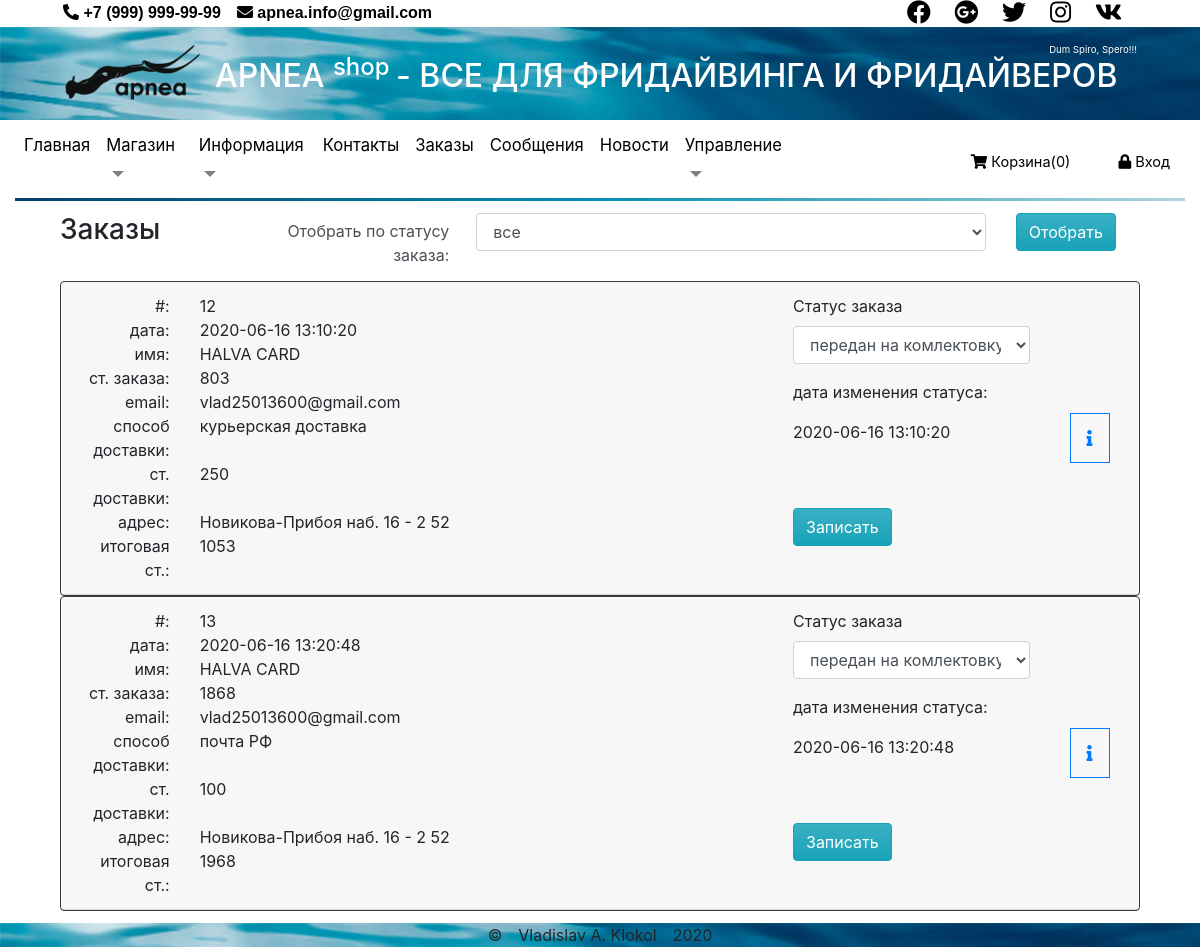
/views/admin/orders.php, run on an earlier commit of the app's database.
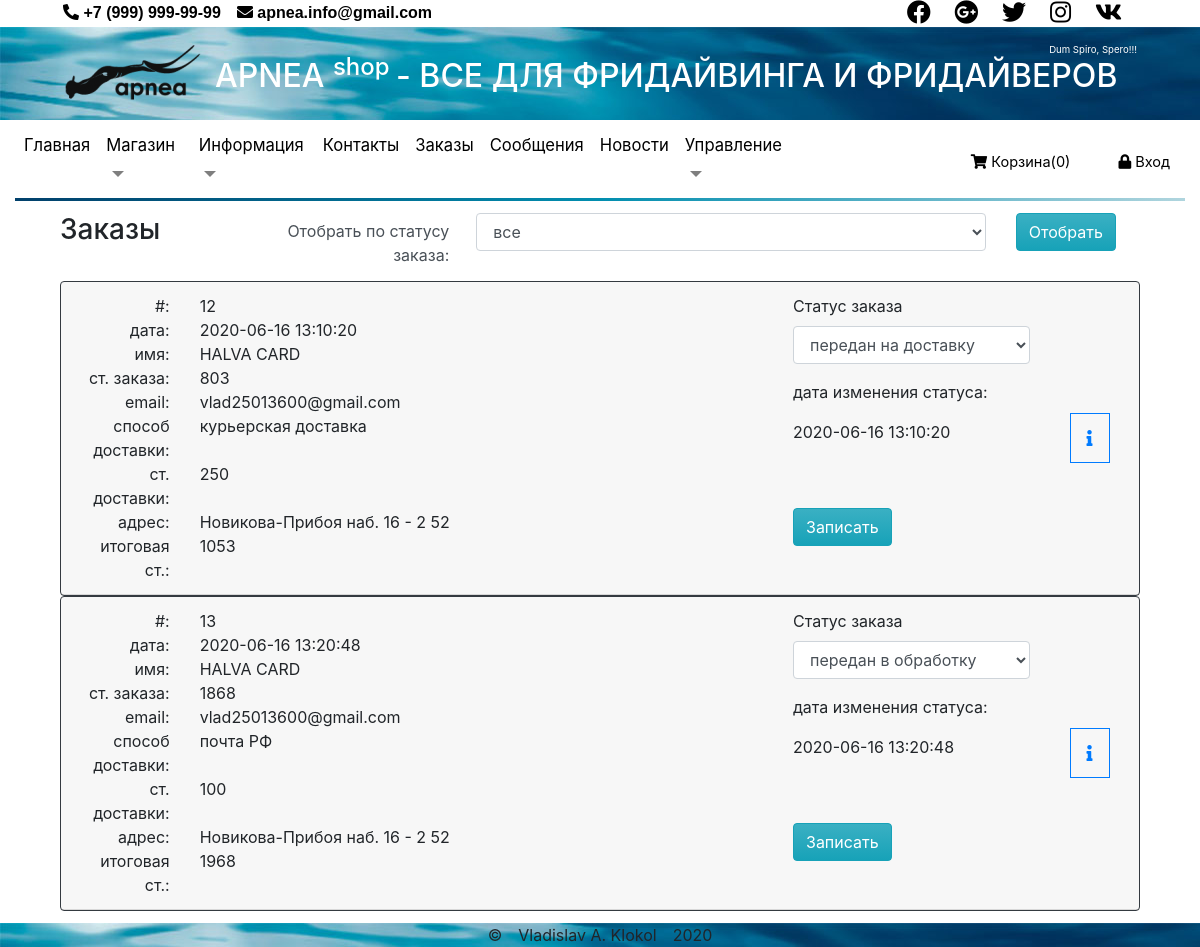
And on a later commit of the database.
### tables this page shows
CREATE TABLE `orders` (
  `id` int(11) NOT NULL,
  `email` varchar(256) NOT NULL,
  `delivery` int(11) DEFAULT '1',
  `address` varchar(2048) DEFAULT NULL,
  `cost_delivery` int(11) DEFAULT '0',
  `date` datetime DEFAULT CURRENT_TIMESTAMP,
  `status_id` int(3) NOT NULL DEFAULT '1',
  `date_status` datetime DEFAULT CURRENT_TIMESTAMP,
  `user` varchar(1024) DEFAULT NULL,
  `cost_product` int(14) NOT NULL DEFAULT '0',
  `cost_total` int(14) NOT NULL DEFAULT '0'
);

CREATE TABLE `status` (
  `id` int(3) NOT NULL,
  `name` varchar(50) NOT NULL
);

CREATE TABLE `delivery` (
  `id` int(11) NOT NULL,
  `name` varchar(256) NOT NULL,
  `cost` int(5) NOT NULL DEFAULT '0'
);

### module/pdo_query.php (called while the page is built, shortened)
<?php
function getTable(object $pdo, string $table, string $where = "1", $sort = "", $limit = ""): array
{
    $sql = "SELECT * FROM `$table`
    WHERE " . ($where == "" ? 1 : "$where")
        . ($sort == "" ? "" : " ORDER BY $sort")
        . ($limit == "" ? "" : " LIMIT $limit");
    $stmt = $pdo->prepare($sql);
    $stmt->execute();
    return $stmt->fetchAll();
}
function getOrder(object $pdo, int $idStatus): array
{
    $sql = "SELECT
                `orders`.* ,
                `delivery`.name as 'devil'
            FROM `orders`
            LEFT JOIN
                `delivery`
            ON
            `orders`.delivery = `delivery`.id";
    $stmt = $pdo->prepare($sql);
    $stmt->execute();
    return $stmt->fetchAll();
}

### views/admin/orders.php (the view, shortened to what the changed rows need)
<?php
require $_SERVER['DOCUMENT_ROOT'] . '/views/layouts/index.php';
$status = getTable($pdo, 'status');
$orders = getOrder($pdo,  $_SESSION['idStatusSelect']);
require  $_SERVER['DOCUMENT_ROOT'] . '/views/layouts/header.php';
?>
<div class="row">
    <div class="col">
        <div class="accordion" id="accordionExample">
            <?php
            foreach ($orders as $order) {
            ?>
                <div class="card border-dark">
                    <div class="card-header" id="heading<?= $order['id'] ?>">
                        <div class="row mb-0">
                            <div class="col-8">
                                <div class="row">
                                    <div class="col-2 text-right border-bottom border-secondary">#:</div>
                                    <div class="col text-left border-bottom border-secondary"><?= $order['id'] ?></div>
                                </div>
                                <div class="row">
                                    <div class="col-2  text-right border-bottom border-secondary">дата:</div>
                                    <div class="col text-left border-bottom border-secondary"><?= $order['date'] ?></div>
                                </div>
                                <div class="row">
                                    <div class="col-2 text-right border-bottom border-secondary">имя:</div>
                                    <div class="col text-left border-bottom border-secondary"><?= $order['user'] ?></div>
                                </div>
                                <div class="row">
                                    <div class="col-2 text-right border-bottom border-secondary">ст. заказа:</div>
                                    <div class="col text-left border-bottom border-secondary"><?= $order['cost_product'] ?></div>
                                </div>
                                <div class="row">
                                    <div class="col-2  text-right border-bottom border-secondary">email:</div>
                                    <div class="col text-left border-bottom border-secondary"><?= $order['email'] ?></div>
                                </div>
                                <div class="row">
                                    <div class="col-2  text-right border-bottom border-secondary">способ доставки:</div>
                                    <div class="col text-left border-bottom border-secondary"><?= $order['devil'] ?></div>
                                </div>
                                <div class="row">
                                    <div class="col-2  text-right border-bottom border-secondary">ст. доставки:</div>
                                    <div class="col text-left border-bottom border-secondary"><?= $order['cost_delivery'] ?></div>
                                </div>
                                <div class="row">
                                    <div class="col-2  text-right  border-bottom border-secondary">адрес:</div>
                                    <div class="col text-left border-bottom border-secondary"><?= $order['address'] ?></div>
                                </div>
                                <div class="row">
                                    <div class="col-2 text-right border-bottom border-secondary">итоговая ст.:</div>
                                    <div class="col text-left border-bottom border-secondary"><?= $order['cost_total'] ?></div>
                                </div>
                            </div>
                            <div class="col-3">
                                <form method="POST">
                                    <div class="form-group">
                                        <label for="exampleFormControlSelect1">Статус заказа</label>
                                        <select class="form-control" id="exampleFormControlSelect1" name="status">
                                            <?php
                                            foreach ($status as $stat) { ?>
                                                <option value="<?= $stat['id'] ?>" <?= $stat['id'] == $order['status_id'] ? 'selected' : '' ?>><?= $stat['name'] ?></option>
                                            <?php } ?>
                                        </select>
                                    </div>
                                    <p>дата изменения статуса:</p>
                                    <p><?= $order['date_status'] ?></p>
                                    <input type="submit" class="btn btn-info mt-5" name="chnOrder" value="Записать">
                                </form>
                            </div>
                            <button class="col-1 btn btn-link btn-show" type="button" data-toggle="collapse" data-target="#collapse<?= $order['id'] ?>" aria-expanded="true" aria-controls="collapse<?= $order['id'] ?> ">
                                <i class="fas fa-info border border-primary rounded-lg p-3"></i>
                            </button>
                        </div>
                    </div>
                </div>
            <?php } ?>
        </div>
    </div>
</div>
<?php require $_SERVER['DOCUMENT_ROOT'] . '/views/layouts/footer.php';

What changed in the data, as far as the page shows it:
changed orders "курьерская доставка": status "передан на комлектовку" → "передан на доставку"
changed orders "почта РФ": status "передан на комлектовку" → "передан в обработку"
